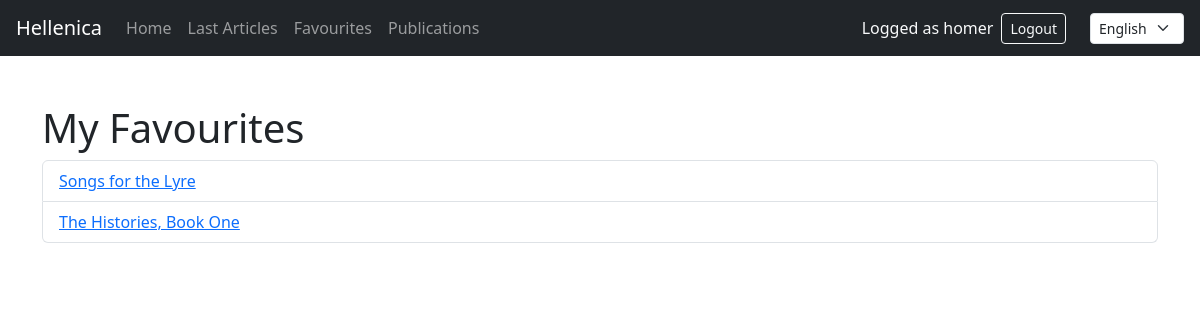
Page /en/favourites/ (signed in) on the committed database.
### articles/models.py (models this page shows, shortened)
class UserFavouriteArticle(models.Model):
    user = models.ForeignKey(
        settings.AUTH_USER_MODEL,
        on_delete=models.CASCADE,
        related_name='favourites',
    )
    article = models.ForeignKey(
        Article,
        on_delete=models.CASCADE,
        related_name='favourited_by',
    )
    class Meta:
        constraints = [
            models.UniqueConstraint(
                fields=['user', 'article'], name='unique_user_favourite',
            )
        ]

class Article(models.Model):
    title = models.CharField(max_length=64)
    author = models.ForeignKey(
        settings.AUTH_USER_MODEL,
        on_delete=models.CASCADE,
        related_name='articles',
    )
    created = models.DateTimeField(auto_now_add=True)
    synopsis = models.CharField(max_length=312)
    content = models.TextField()
    class Meta:
        ordering = ['-created']

### articles/views.py (the view)
# urls.py: path('favourites/', views.FavouriteListView.as_view(), name='favourites'),
class FavouriteListView(LoginRequiredMixin, ListView):
    model = UserFavouriteArticle
    template_name = 'articles/favourite_list.html'
    context_object_name = 'favourites'
    def get_queryset(self):
        return UserFavouriteArticle.objects.filter(
            user=self.request.user
        ).select_related('article')

### articles/context_processors.py (called while the page is built)
def login_form(request):
    return {'login_form': AuthenticationForm(request)}

### templates/articles/favourite_list.html (shortened to what this page needs)
{% extends "base.html" %}
{% block content %}
    <h1>My Favourites</h1>
    <ul class="list-group">
        {% for favourite in favourites %}
            <li class="list-group-item">
                <a href="{% url 'articles:article_detail' favourite.article.pk %}">
                    {{ favourite.article.title }}
                </a>
            </li>
        {% empty %}
            <li class="list-group-item">You have no favourite articles yet.</li>
        {% endfor %}
    </ul>
{% endblock %}

### templates/articles/menu.html (shortened to what this page needs)
{% load i18n django_bootstrap5 %}
<nav class="navbar navbar-expand-lg navbar-dark bg-dark px-3 mb-4">
    <a class="navbar-brand" href="{% url 'articles:home' %}">Hellenica</a>
    <div class="collapse navbar-collapse">
        <ul class="navbar-nav me-auto mb-2 mb-lg-0">
            <li class="nav-item">
                <a class="nav-link" href="{% url 'articles:home' %}">{% trans "Home" %}</a>
            </li>
            <li class="nav-item">
                <a class="nav-link" href="{% url 'articles:articles' %}">{% trans "Last Articles" %}</a>
            </li>
            {% if user.is_authenticated %}
                <li class="nav-item">
                    <a class="nav-link" href="{% url 'articles:favourites' %}">{% trans "Favourites" %}</a>
                </li>
                <li class="nav-item">
                    <a class="nav-link" href="{% url 'articles:publications' %}">{% trans "Publications" %}</a>
                </li>
            {% endif %}
        </ul>
        <ul class="navbar-nav align-items-lg-center gap-lg-2">
            {% if user.is_authenticated %}
                <li class="nav-item">
                    <span class="navbar-text text-light">
                    </span>
                </li>
                <li class="nav-item">
                    <form method="post" action="{% url 'articles:logout' %}" class="d-inline">
                        <button type="submit" class="btn btn-sm btn-outline-light">{% trans "Logout" %}</button>
                    </form>
                </li>
            {% endif %}
            <li class="nav-item ms-lg-3">
                <form action="{% url 'set_language' %}" method="post" class="d-flex align-items-center gap-1">
                    <select name="language" class="form-select form-select-sm" onchange="this.form.submit()">
                        {% get_current_language as CURRENT_LANGUAGE %}
                        {% get_available_languages as AVAILABLE_LANGUAGES %}
                        {% for lang_code, lang_name in AVAILABLE_LANGUAGES %}
                            <option value="{{ lang_code }}" {% if lang_code == CURRENT_LANGUAGE %}selected{% endif %}>
                                {{ lang_name }}
                            </option>
                        {% endfor %}
                    </select>
                </form>
            </li>
        </ul>
    </div>
</nav>

### rows in the picture
UserFavouriteArticle: article "Songs for the Lyre"
UserFavouriteArticle: article "The Histories, Book One"

### other values in the picture
form field language "English"
